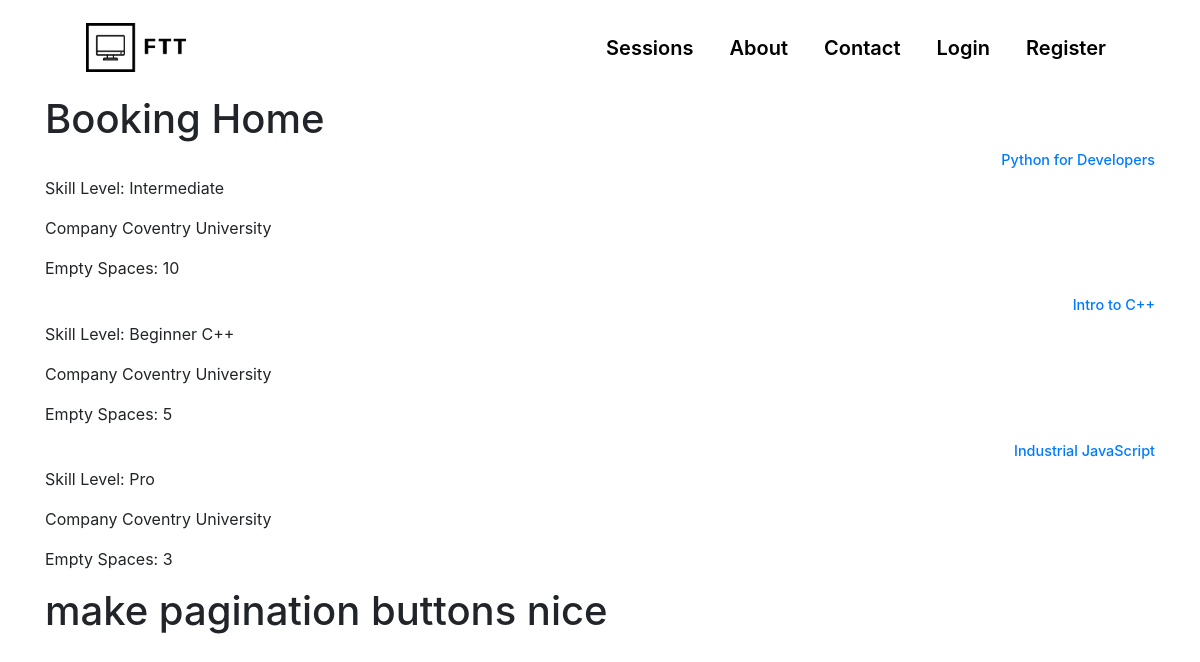
The page /bookings/ on the database its author committed.
### Bookings/models.py (models this page shows, shortened)
class Session(models.Model):
    skill = models.CharField(max_length = 100)
    description = models.TextField()
    spaces = models.IntegerField()
    title = models.CharField(max_length = 100)
    company = models.CharField(max_length = 100)
    teacher = models.ForeignKey(User, on_delete=models.CASCADE, default = 2) # foreign key user THIS WILL BE DELETED BECAUSE SESSION FK GOES IN USER
    logo = models.ImageField(default = 'python-19.png', upload_to='profile_pics', blank = False)

### Bookings/views.py (the view)
# urls.py: path('', SessionListView.as_view(), name='Bookings'), #replace with views.home
class SessionListView(ListView):
    model = Session
    template_name='Bookings/home.html' # what the browser looks for in class views
    context_object_name = 'session'
    ordering = ['-spaces'] # orders by descending spaces
    paginate_by = 4         #pagination

### Bookings/Templates/Bookings/home.html (shortened to what this page needs)
{% extends "Bookings/base.html" %}
{% load static %}
{% block css %}
<link rel="stylesheet" type="text/css" href="{% static 'Bookings/main.css' %}">
{% endblock css %}
{% block content %}
    <h1>Booking Home</h1>
    {% for class in session %}
        <h1><a href = "{% url 'details' class.id %}">{{ class.title}}</a></h1>
        <p>Skill Level: {{ class.skill }}</p>
        <p>Company {{ class.company }}</p>
        <p>Empty Spaces: {{ class.spaces }}</p>
    {% endfor %}
    <h1>make pagination buttons nice</h1>
{% endblock content %}

### Bookings/static/Bookings/main.css (style rules this page uses)
* { margin: 0; padding: 0; border: 0; outline: 0; font-size: 100%; vertical-align: baseline; }
html { font-family: CircularBOLD, sans-serif; font-family: CircularBOOK, sans-serif; }
body { background-color: rgb(176, 141, 212); }
body { width: 100%; margin: 0 auto; overflow-x: hidden; }
a { display: block; text-align: right; text-decoration: none; color: #999; font-size: 0.9rem; transition: .3s; }

### rows shown on the page
Session: title "Python for Developers", skill "Intermediate", company "Coventry University", spaces "10"
Session: title "Intro to C++", skill "Beginner C++", company "Coventry University", spaces "5"
Session: title "Industrial JavaScript", skill "Pro", company "Coventry University", spaces "3"
